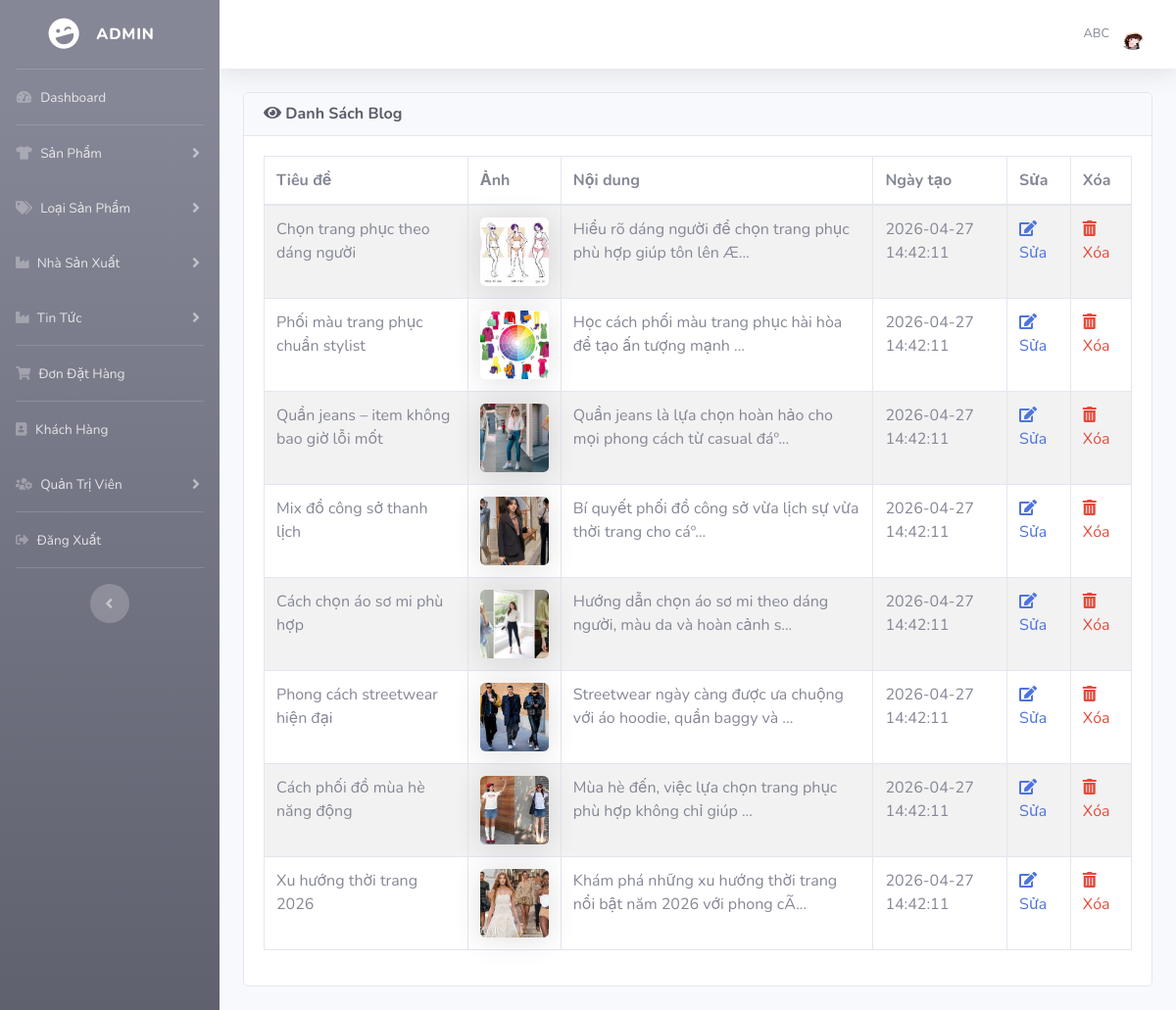
The page /admin/index.php?view_blog (signed in) on the database its author committed.
### tables this page shows
CREATE TABLE `blog` (
  `id` int(11) NOT NULL,
  `title` varchar(255) NOT NULL,
  `content` text DEFAULT NULL,
  `thumbnail` varchar(255) DEFAULT NULL,
  `admin_id` varchar(5) NOT NULL,
  `created_at` datetime DEFAULT current_timestamp()
);

### admin/includes/database.php (called while the page is built, shortened)
<?php
    class MyConnect {
        private $conn;
        public function __construct() {
            $this->host = "localhost";
            $this->user = "root";
            $this->passwd = "";
            $this->database = "clothingshop";
            $this->conn = new mysqli($this->host,$this->user,$this->passwd,$this->database, 3307);
        }
        public function isConnected() {
            return true;
        }
        public function query($query) {
            if($this->isConnected()) {
                $tableData = mysqli_query($this->conn,$query);
                return $tableData;
            }
        }
    }
?>

### admin/view_blog.php (the view, shortened to what this page needs)
<?php
if (!isset($_SESSION['admin_email'])) {
    echo "<script>window.open('login.php','_self')</script>";
} else {
?>
    <div class="row">
        <div class="col-lg-12">
            <div class="card text-dark mb-4">
                <div class="card-header">
                    <h6 class="m-0 font-weight-bold">
                        <i class="fas fa-eye"></i> Danh Sách Blog
                    </h6>
                </div>
                <div class="card-body">
                    <div class="table-responsive">
                        <table class="table table-bordered table-striped">
                            <thead>
                                <tr>
                                    <th>Tiêu đề</th>
                                    <th>Ảnh</th>
                                    <th>Nội dung</th>
                                    <th>Ngày tạo</th>
                                    <th>Sửa</th>
                                    <th>Xóa</th>
                                </tr>
                            </thead>
                            <tbody>
                                <?php
                                $query = "SELECT * FROM blog ORDER BY id DESC";
                                $result = $MyConn->query($query);
                                while ($row = mysqli_fetch_array($result)) {
                                    $id = $row['id'];
                                    $title = $row['title'];
                                    $content = $row['content'];
                                    $image = $row['thumbnail'];
                                    $date = $row['created_at'];
                                    $short = substr($content, 0, 80) . "...";
                                ?>
                                    <tr>
                                        <td><?php echo $title ?></td>
                                        <td>
                                            <img src="<?php echo "blog_images/$image" ?>"
                                                width="70" height="70"
                                                style="object-fit:cover"
                                                class="rounded shadow">
                                        </td>
                                        <td><?php echo $short ?></td>
                                        <td><?php echo $date ?></td>
                                        <td>
                                            <a href="index.php?edit_blog=<?php echo $id ?>">
                                                <i class="fas fa-edit"></i> Sửa
                                            </a>
                                        </td>
                                        <td>
                                            <a href="index.php?delete_blog=<?php echo $id ?>" class="text-danger">
                                                <i class="fas fa-trash-alt"></i> Xóa
                                            </a>
                                        </td>
                                    </tr>
                                <?php } ?>
                            </tbody>
                        </table>
                    </div>
                </div>
            </div>
        </div>
    </div>
<?php } ?>

### admin/index.php (shortened to what this page needs)
<?php
include("includes/database.php");
if(!isset($_SESSION['admin_email'])){
echo "<script>window.open('login.php','_self')</script>";
}
else {
?>
<?php
$MyConn = new MyConnect();
$admin_session = $_SESSION['admin_email'];
$getAdminQry = "select * from admin where Email='$admin_session'";
$getAdmin = $MyConn->query($getAdminQry);
$row_admin = mysqli_fetch_array($getAdmin);
$admin_name = $row_admin['Name'];
$admin_image = $row_admin['Image'];
?>
<!DOCTYPE html>
<html lang="en">
<head>
    <link href="vendor/fontawesome-free/css/all.min.css" rel="stylesheet" type="text/css">
    <link href="css/sb-admin-2.min.css" rel="stylesheet">
    <link href="css/thumb.css" rel="stylesheet">
    <link href="css/style.css" rel="stylesheet">
    <link href="vendor/datatables/dataTables.bootstrap4.min.css" rel="stylesheet">
</head>
<body id="page-top">
    <div id="wrapper">
    <?php include("includes/sidebars.php");  ?>
        <div id="content-wrapper" class="d-flex flex-column">
            <div id="content">
                <nav class="navbar navbar-expand navbar-light bg-white topbar mb-4 static-top shadow">
                    <ul class="navbar-nav ml-auto">
                        <li class="nav-item dropdown no-arrow">
                            <a class="nav-link dropdown-toggle" href="#" id="userDropdown" role="button"
                                data-toggle="dropdown" aria-haspopup="true" aria-expanded="false">
                                <span class="mr-2 d-none d-lg-inline text-gray-600 small"> <?php echo $admin_name ?></span>
                                <img class="img-profile rounded-circle"
                                    src="<?php echo "admin_images/".$admin_image ?>">
                            </a>
                        </li>
                    </ul>
                </nav>
                <div class="container-fluid">
                    <?php
                    if(isset($_GET['dashboard'])) {
                        include("dashboard.php");
                    }
                    else if(isset($_GET['insert_product'])) {
                        include("insert_product.php");
                    }
                    else if(isset($_GET['view_product'])) {
                        include("view_product.php");
                    }
                    else if(isset($_GET['edit_product'])) {
                        include("edit_product.php");
                    }
                    else if(isset($_GET['delete_product'])) {
                        include("delete_product.php");
                    }
                    else if(isset($_GET['insert_cat'])) {
                        include("insert_cat.php");
                    }
                    else if(isset($_GET['view_cat'])) {
                        include("view_cat.php");
                    }
                    else if(isset($_GET['edit_cat'])) {
                        include("edit_cat.php");
                    }
                    else if(isset($_GET['delete_cat'])) {
                        include("delete_cat.php");
                    }
                    else if(isset($_GET['insert_man'])) {
                        include("insert_man.php");
                    }
                    else if(isset($_GET['view_man'])) {
                        include("view_man.php");
                    }
                    else if(isset($_GET['delete_man'])) {
                        include("delete_man.php");
                    }
                    else if(isset($_GET['edit_man'])) {
                        include("edit_man.php");
                    }
                    else if(isset($_GET['insert_blog'])) {
                        include("insert_blog.php");
                    }
                    else if(isset($_GET['view_blog'])) {
                        include("view_blog.php");
                    }
                    ?>
                </div>
            </div>
        </div>
    </div>
</body>
</html>
<?php } ?>

### rows shown on the page
blog: title "Chọn trang phục theo dáng người", thumbnail (picture), content "Hiểu rõ dáng người để chọn trang phục phù hợp giúp tôn lên Æ...", created_at "2026-04-27 14:42:11"
blog: title "Phối màu trang phục chuẩn stylist", thumbnail (picture), content "Học cách phối màu trang phục hài hòa để tạo ấn tượng mạnh ...", created_at "2026-04-27 14:42:11"
blog: title "Quần jeans – item không bao giờ lỗi mốt", thumbnail (picture), content "Quần jeans là lựa chọn hoàn hảo cho mọi phong cách từ casual đáº...", created_at "2026-04-27 14:42:11"
blog: title "Mix đồ công sở thanh lịch", thumbnail (picture), content "Bí quyết phối đồ công sở vừa lịch sự vừa thời trang cho cáº...", created_at "2026-04-27 14:42:11"
blog: title "Cách chọn áo sơ mi phù hợp", thumbnail (picture), content "Hướng dẫn chọn áo sơ mi theo dáng người, màu da và hoàn cảnh s...", created_at "2026-04-27 14:42:11"
blog: title "Phong cách streetwear hiện đại", thumbnail (picture), content "Streetwear ngày càng được ưa chuộng với áo hoodie, quần baggy và ...", created_at "2026-04-27 14:42:11"
blog: title "Cách phối đồ mùa hè năng động", thumbnail (picture), content "Mùa hè đến, việc lựa chọn trang phục phù hợp không chỉ giúp ...", created_at "2026-04-27 14:42:11"
blog: title "Xu hướng thời trang 2026", thumbnail (picture), content "Khám phá những xu hướng thời trang nổi bật năm 2026 với phong cÃ...", created_at "2026-04-27 14:42:11"

### other values the page prints
$admin_name "ABC"
